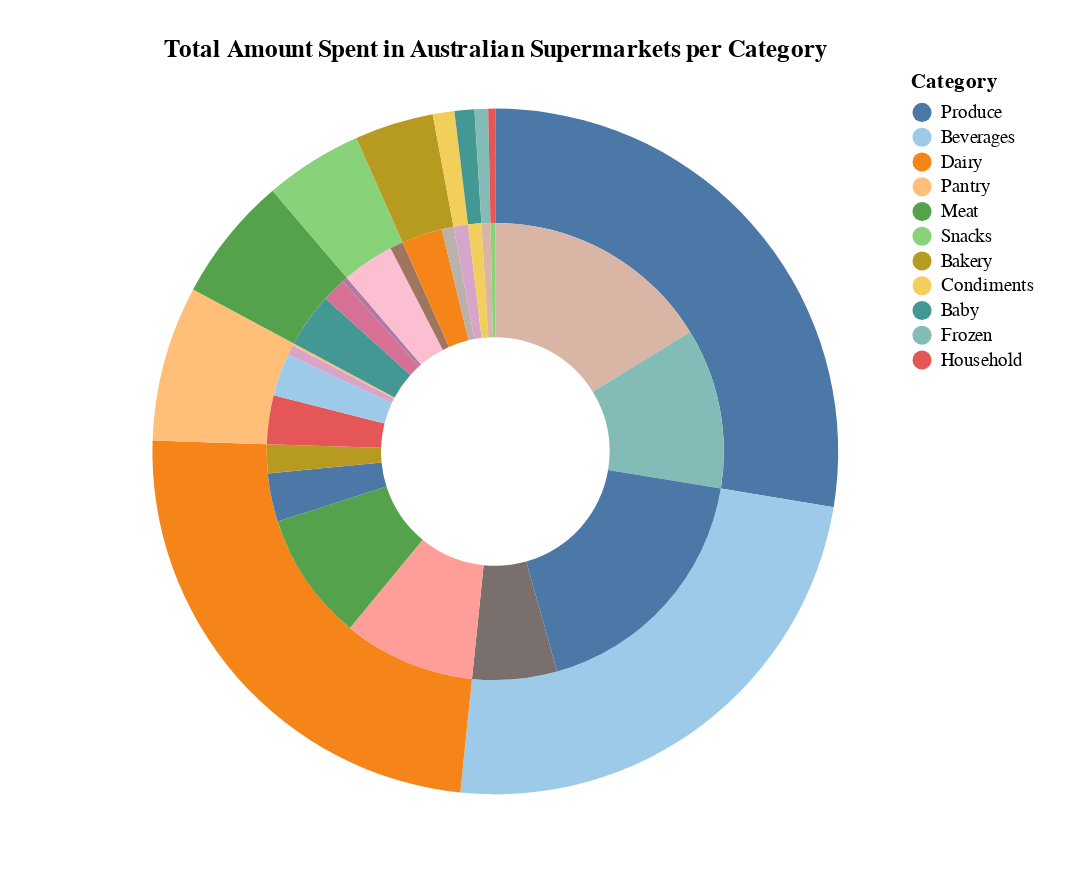

The cell this chart's notebook holds for it:
### Markdown cell above
Since most of the grocery shopping was done in a Coles store, there are not many prices which can be compared among supermarkets.
## Step 6: Visualize the Share of Each Category and Sub-Category on Total Cost
Let's have a look at how much is spent on each category and sub-category for the receipts used.

### Code cell
import altair as alt

# Aggregate the total amount spent per category
category_totals = df_merged_cleaned.groupby('category')['price'].sum().reset_index()
category_totals = category_totals.rename(columns={'price': 'Total cost'})

# Calculate the percentage of total cost per category
total_cost = category_totals['Total cost'].sum()
category_totals['Percentage of Total'] = (category_totals['Total cost'] / total_cost)

# Aggregate the total amount spent per subcategory
subcategory_totals = df_merged_cleaned.groupby(['category', 'subcategory'])['price'].sum().reset_index()
subcategory_totals = subcategory_totals.rename(columns={'price': 'Total cost'})

# Calculate the percentage of total cost per subcategory
subcategory_totals['Percentage of Total'] = (subcategory_totals['Total cost'] / total_cost)

# Sort categories by total cost
category_totals = category_totals.sort_values(by='Total cost', ascending=False).reset_index(drop=True)
category_totals = category_totals.reset_index()

# Sort subcategories by total cost within each category
subcategory_totals['category'] = pd.Categorical(subcategory_totals['category'], 
                                                categories=category_totals['category'], 
                                                ordered=True)
subcategory_totals = subcategory_totals.sort_values(by=['category', 'Total cost'], ascending=[True, False]).reset_index(drop=True)
subcategory_totals = subcategory_totals.reset_index()

# Create the outer donut chart for categories
outer_chart = alt.Chart(category_totals).mark_arc(innerRadius=120, outerRadius=180).encode(
    theta=alt.Theta(field='Total cost', type='quantitative'),
    color=alt.Color(field='category', type='nominal', sort=category_totals['category'].tolist(), scale=alt.Scale(scheme='tableau20'),legend=alt.Legend(title='Category')),
    tooltip=[alt.Tooltip('category:N', title='Category'),
             alt.Tooltip('Total cost:Q', format='$,.2f'),
             alt.Tooltip('Percentage of Total:Q', format='.1%')],
    order=alt.Order(field='index', type='quantitative', sort='ascending')
).properties(
    title='Total Amount Spent in Australian Supermarkets per Category'
)

# Create the inner donut chart for subcategories
inner_chart = alt.Chart(subcategory_totals).mark_arc(innerRadius=60, outerRadius=120).encode(
    theta=alt.Theta(field='Total cost', type='quantitative'),
    color=alt.Color(field='subcategory', type='nominal', legend=None, scale=alt.Scale(scheme='tableau20')),
    tooltip=[alt.Tooltip('subcategory:N', title='Sub-category'),
             alt.Tooltip('Total cost:Q', format='$,.2f'),
             alt.Tooltip('Percentage of Total:Q', format='.1%')],
    order=alt.Order(field='index', type='quantitative', sort='ascending')
)

# Combine the charts
final_chart = alt.layer(outer_chart, inner_chart).resolve_scale(color='independent').properties(
    title='Total Amount Spent in Australian Supermarkets per Category'
).properties(
    width=400,
    height=400,
    padding={"left": 60, "right": 30, "top": 20, "bottom": 20},
    autosize=alt.AutoSizeParams(contains='padding')
)

final_chart.display()

### Figure 1 — Vega-Lite specification as saved in the notebook (floating-point values rounded to 4 significant figures)
{"config": {"view": {"continuousWidth": 300, "continuousHeight": 300}}, "layer": [{"data": {"name": "data-0911a473601694223bfedb56a1df5f53"}, "mark": {"type": "arc", "innerRadius": 120, "outerRadius": 180}, "encoding": {"color": {"field": "category", "legend": {"title": "Category"}, "scale": {"scheme": "tableau20"}, "sort": ["Produce", "Beverages", "Dairy", "Pantry", "Meat", "Snacks", "Bakery", "Condiments", "Baby", "Frozen", "Household"], "type": "nominal"}, "order": {"field": "index", "sort": "ascending", "type": "quantitative"}, "theta": {"field": "Total cost", "type": "quantitative"}, "tooltip": [{"field": "category", "title": "Category", "type": "nominal"}, {"field": "Total cost", "format": "$,.2f", "type": "quantitative"}, {"field": "Percentage of Total", "format": ".1%", "type": "quantitative"}]}, "title": "Total Amount Spent in Australian Supermarkets per Category"}, {"data": {"name": "data-93884aa55a4ed50823066f86ca8df7a0"}, "mark": {"type": "arc", "innerRadius": 60, "outerRadius": 120}, "encoding": {"color": {"field": "subcategory", "legend": null, "scale": {"scheme": "tableau20"}, "type": "nominal"}, "order": {"field": "index", "sort": "ascending", "type": "quantitative"}, "theta": {"field": "Total cost", "type": "quantitative"}, "tooltip": [{"field": "subcategory", "title": "Sub-category", "type": "nominal"}, {"field": "Total cost", "format": "$,.2f", "type": "quantitative"}, {"field": "Percentage of Total", "format": ".1%", "type": "quantitative"}]}}], "autosize": {"contains": "padding"}, "height": 400, "padding": {"left": 60, "right": 30, "top": 20, "bottom": 20}, "resolve": {"scale": {"color": "independent"}}, "title": "Total Amount Spent in Australian Supermarkets per Category", "width": 400, "$schema": "https://vega.github.io/schema/vega-lite/v5.15.1.json", "datasets": {"data-0911a473601694223bfedb56a1df5f53": [{"index": 0, "category": "Produce", "Total cost": 165.2, "Percentage of Total": 0.2759}, {"index": 1, "category": "Beverages", "Total cost": 143.8, "Percentage of Total": 0.2403}, {"index": 2, "category": "Dairy", "Total cost": 142.9, "Percentage of Total": 0.2388}, {"index": 3, "category": "Pantry", "Total cost": 43.85, "Percentage of Total": 0.07326}, {"index": 4, "category": "Meat", "Total cost": 35.39, "Percentage of Total": 0.05913}, {"index": 5, "category": "Snacks", "Total cost": 27.61, "Percentage of Total": 0.04612}, {"index": 6, "category": "Bakery", "Total cost": 22.25, "Percentage of Total": 0.03717}, {"index": 7, "category": "Condiments", "Total cost": 6.1, "Percentage of Total": 0.01019}, {"index": 8, "category": "Baby", "Total cost": 5.6, "Percentage of Total": 0.009356}, {"index": 9, "category": "Frozen", "Total cost": 3.8, "Percentage of Total": 0.006349}, {"index": 10, "category": "Household", "Total cost": 2.0, "Percentage of Total": 0.003341}], "data-93884aa55a4ed50823066f86ca8df7a0": [{"index": 0, "category": "Produce", "subcategory": "Vegetables", "Total cost": 97.22, "Percentage of Total": 0.1624}, {"index": 1, "category": "Produce", "subcategory": "Fruits", "Total cost": 67.94, "Percentage of Total": 0.1135}, {"index": 2, "category": "Beverages", "subcategory": "Alcoholic", "Total cost": 108.0, "Percentage of Total": 0.1804}, {"index": 3, "category": "Beverages", "subcategory": "Non-Alcoholic", "Total cost": 35.85, "Percentage of Total": 0.0599}, {"index": 4, "category": "Dairy", "subcategory": "Milk Products", "Total cost": 55.89, "Percentage of Total": 0.09338}, {"index": 5, "category": "Dairy", "subcategory": "Cheese", "Total cost": 54.39, "Percentage of Total": 0.09087}, {"index": 6, "category": "Dairy", "subcategory": "Yogurt", "Total cost": 20.4, "Percentage of Total": 0.03408}, {"index": 7, "category": "Dairy", "subcategory": "Cream", "Total cost": 12.25, "Percentage of Total": 0.02047}, {"index": 8, "category": "Pantry", "subcategory": "Grains & Seeds", "Total cost": 20.6, "Percentage of Total": 0.03442}, {"index": 9, "category": "Pantry", "subcategory": "Baking", "Total cost": 17.95, "Percentage of Total": 0.02999}, {"index": 10, "category": "Pantry", "subcategory": "Seasoning", "Total cost": 4.3, "Percentage of Total": 0.007184}, {"index": 11, "category": "Pantry", "subcategory": "Canned Goods", "Total cost": 1.0, "Percentage of Total": 0.001671}, {"index": 12, "category": "Meat", "subcategory": "Fresh Meat", "Total cost": 23.0, "Percentage of Total": 0.03843}, {"index": 13, "category": "Meat", "subcategory": "Processed Meat", "Total cost": 10.09, "Percentage of Total": 0.01686}, {"index": 14, "category": "Meat", "subcategory": "Seafood", "Total cost": 2.3, "Percentage of Total": 0.003843}, {"index": 15, "category": "Snacks", "subcategory": "Salty", "Total cost": 22.01, "Percentage of Total": 0.03677}, {"index": 16, "category": "Snacks", "subcategory": "Sweet", "Total cost": 5.6, "Percentage of Total": 0.009356}, {"index": 17, "category": "Bakery", "subcategory": "Bread", "Total cost": 17.25, "Percentage of Total": 0.02882}, {"index": 18, "category": "Bakery", "subcategory": "Pastries", "Total cost": 5.0, "Percentage of Total": 0.008354}, {"index": 19, "category": "Condiments", "subcategory": "Seasoning", "Total cost": 6.1, "Percentage of Total": 0.01019}, {"index": 20, "category": "Baby", "subcategory": "Food", "Total cost": 5.6, "Percentage of Total": 0.009356}, {"index": 21, "category": "Frozen", "subcategory": "Vegetables", "Total cost": 3.8, "Percentage of Total": 0.006349}, {"index": 22, "category": "Household", "subcategory": "Cleaning", "Total cost": 2.0, "Percentage of Total": 0.003341}]}}
